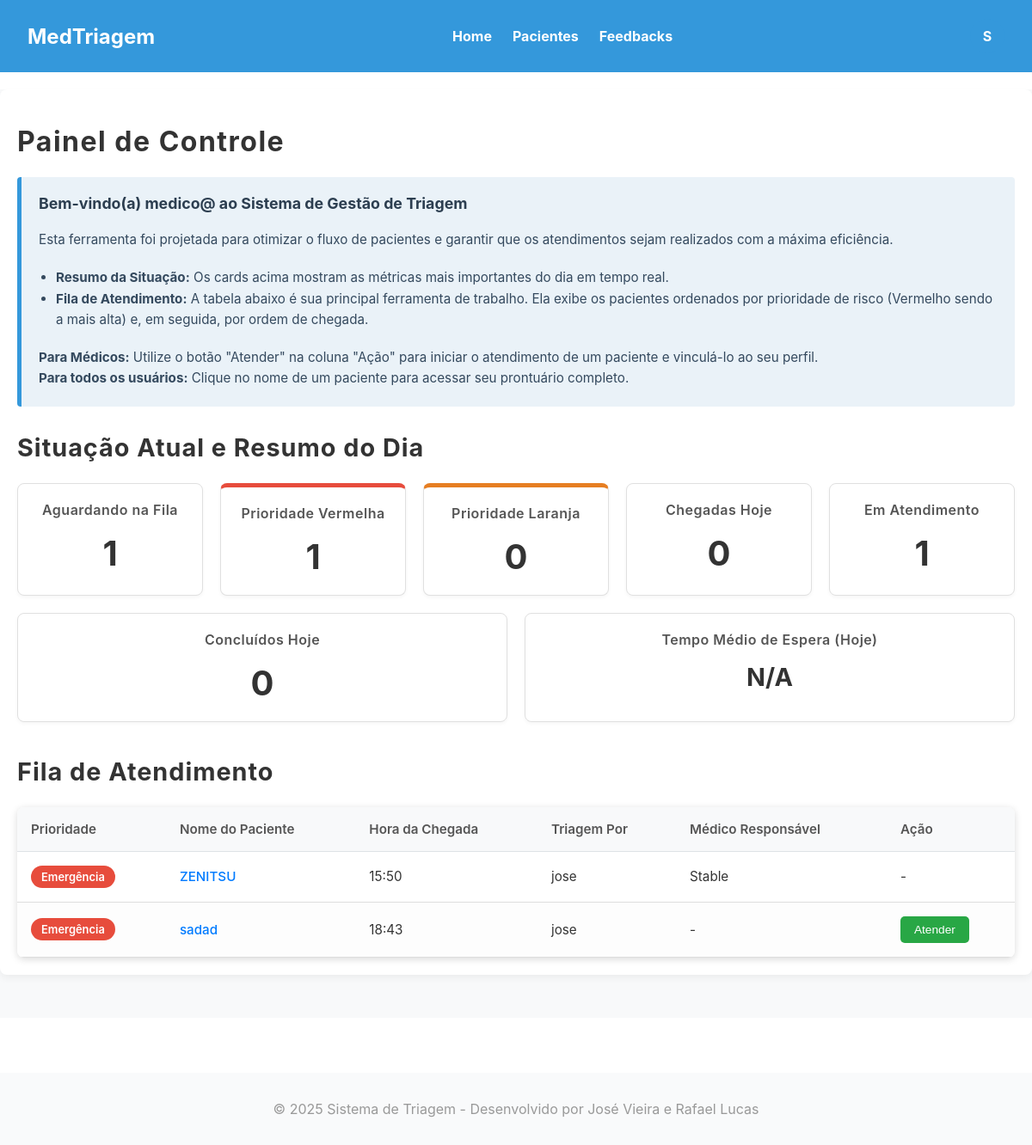
Page /master/home/ (signed in) on the earlier database version.
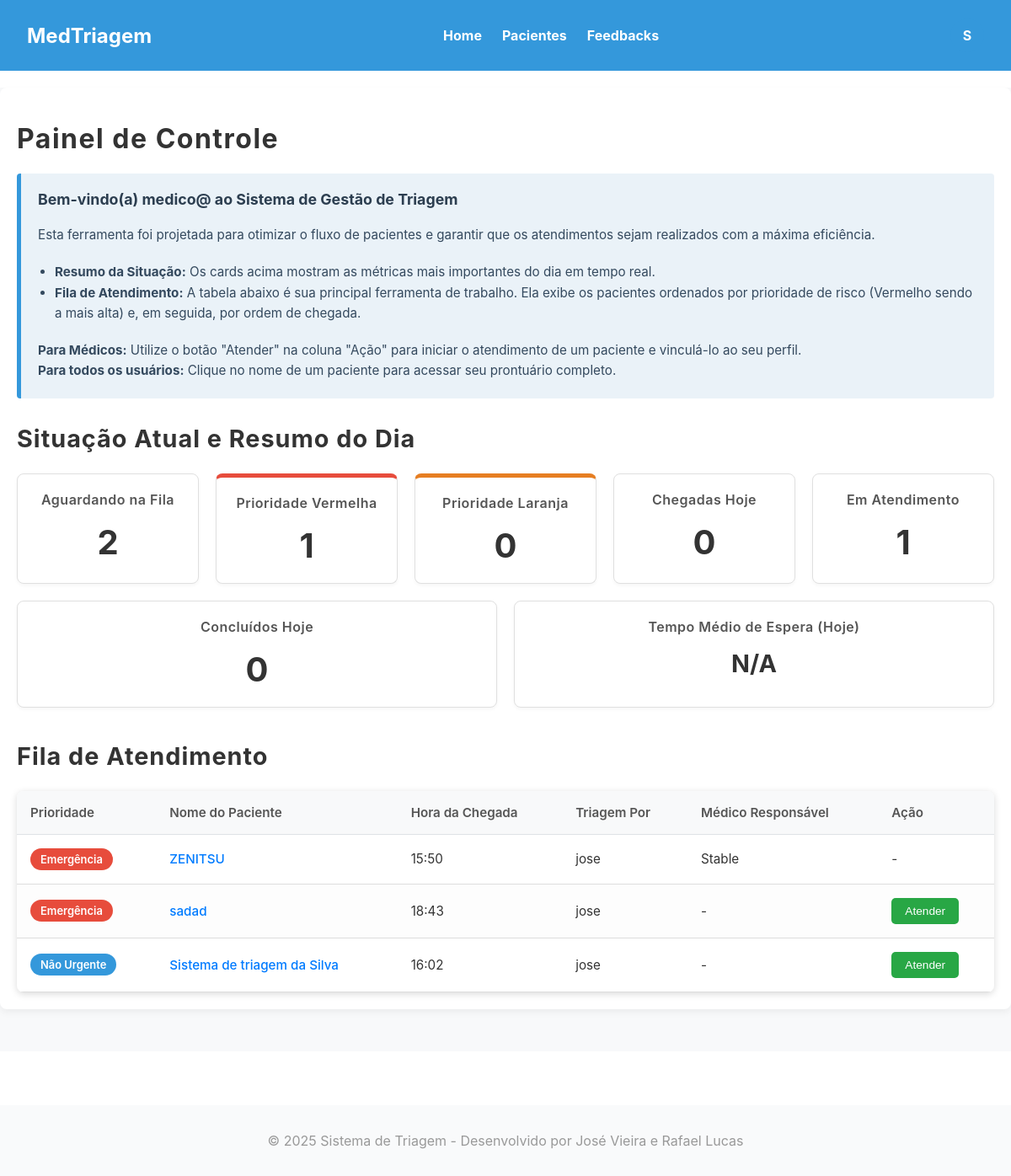
Same page on the later database version.
### triagem/models.py (models this page shows, shortened)
class Paciente(models.Model):
    Sexualidade = [
        ('Masculino', 'Masculino'),
        ('Feminino', 'Feminino'),
    ]
    Convenios = [
        ('SUS', 'SUS'),
        ('Unimed', 'Unimed'),
        ('Hapvida', 'Hapvida'),
        ('Amil', 'Amil'),
        ('Bradesco Saude', 'Bradesco Saude'),
    ]
    Status = [
        ('Aguardando', 'Aguardando'),
        ('Em atendimento', 'Em atendimento'),
        ('Concluido', 'Concluido'),
    ]
    Sintomas = [
        ('Dor_Toracica', 'Dor Torácica / Aperto no Peito'),
        ('Falta_de_Ar', 'Falta de Ar / Dificuldade para Respirar'),
        ('Alteracao_Neurologica_Grave', 'Alteração de Consciência / Convulsão / Confusão'),
        ('Sangramento_Ativo', 'Sangramento Ativo / Vômito ou Fezes com Sangue'),
        ('Febre', 'Febre / Calafrios'),
        ('Dor_de_Cabeca', 'Dor de Cabeça'),
        ('Tontura_MalEstar', 'Tontura / Fraqueza / Mal-estar Geral'),
        ('Sintomas_Respiratorios_Leves', 'Tosse / Espirros / Dor de Garganta'),
        ('Dor_Abdominal', 'Dor Abdominal / Cólica'),
        ('Sintomas_Gastrointestinais', 'Náusea / Vômito / Diarreia'),
        ('Lesao_Trauma', 'Lesão / Trauma / Queda Recente'),
        ('Dor_Locomotora', 'Dor Muscular / Articular / Lombar'),
        ('Reacao_Alergica_Pele', 'Reação Alérgica / Erupção na Pele / Inchaço'),
        ('Queixa_Urinaria', 'Queixa Urinária (Dor ao urinar / Sangue na urina)'),
        ('Outro', 'Outro'),
    ]
    Risco = [
        ('Vermelho', 'Emergência'),
        ('Laranja', 'Muito Urgente'),
        ('Amarelo', 'Urgente'),
        ('Verde', 'Pouco Urgente'),
        ('Azul', 'Não Urgente'),
    ]
    Profissionais = [
        ('Clinica Medica', 'Clinica Medica'),
        ('Ortopedia', 'Ortopedia'),
        ('Pediatria', 'Pediatria'),
        ('Cardiologia', 'Cardiologia'),
        ('Neurologia', 'Neurologia'),
    ]
    nome = models.CharField(max_length=100)
    data_nascimento = models.DateField(verbose_name="Data de Nascimento")
    sexo = models.CharField(choices=Sexualidade, max_length=50)
    cpf = models.CharField(unique=True, max_length=14)
    convenio = models.CharField(choices=Convenios, max_length=50)
    temperatura = models.FloatField(max_length=3)
    pressao_sistolica = models.CharField(max_length=3) # Valor maior
    pressao_diastolica = models.CharField(max_length=3) # Valor menor
    pulso = models.CharField(max_length=3)
    frequenciaRespiratoria = models.CharField(max_length=3)
    saturacao = models.CharField(max_length=3)
    glicemia = models.CharField(max_length=3)
    dor = models.IntegerField(validators=[MinValueValidator(0), MaxValueValidator(10)])
    queixa = models.CharField(max_length=1000)
    inicio_sintomas = models.DateField()
    sintomas_associados = models.CharField(choices=Sintomas, max_length=50)
    observacoes = models.CharField(blank=True, null=True, max_length=1000)
    classificacao = models.CharField(choices=Risco, max_length=50,blank=True, null=True)
    justificativa = models.CharField(blank=True, null=True)
    encaminhamento = models.CharField(choices=Profissionais, max_length=50,blank=True, null=True)
    status = models.CharField(max_length=20, choices=Status, default='Aguardando',blank=True, null=True)
    hora_chegada = models.DateTimeField(default=timezone.now, blank=True)
    hora_inicio_atendimento = models.DateTimeField(null=True, blank=True)
    hora_fim_atendimento = models.DateTimeField(null=True, blank=True)
    atendente = models.ForeignKey(settings.AUTH_USER_MODEL, on_delete=models.PROTECT, related_name='pacientes_criados')
    medico_responsavel = models.ForeignKey(settings.AUTH_USER_MODEL, on_delete=models.SET_NULL, related_name='pacientes_atendidos', null=True, blank=True)

class CustomUser(AbstractUser):
    class TipoUsuario(models.TextChoices):
        ATENDENTE = 'ATENDENTE', 'Atendente'
        MEDICO = 'MEDICO', 'Médico'
        ADMIN = 'ADMIN', 'Admin'
    Especializacoes = [
        ('CLINICA_GERAL', 'Clínica Geral'),
        ('CARDIOLOGIA', 'Cardiologia'),
        ('ORTOPEDIA', 'Ortopedia'),
        ('PEDIATRIA', 'Pediatria'),
        ('NEUROLOGIA', 'Neurologia'),
        ('OUTRA', 'Outra')
    ]
    nome_completo = models.CharField(max_length=255)
    email = models.EmailField(unique=True)
    cpf = models.CharField(max_length=14, unique=True)
    tipo_usuario = models.CharField(max_length=10, choices=TipoUsuario.choices, default=TipoUsuario.ATENDENTE)
    registro_profissional = models.CharField(max_length=20, blank=True, null=True)   # Permite que o valor seja nulo no banco
    especializacao = models.CharField(max_length=50, choices=Especializacoes,blank=True,null=True)
    USERNAME_FIELD = 'username'
    REQUIRED_FIELDS = ['email', 'nome_completo', 'cpf']

### triagem/views.py (the view, shortened to what this page needs)
# urls.py: path('home/', index_view, name='index'),
@login_required
def index_view(request):
    hoje = timezone.now().date()
    pacientes_aguardando = Paciente.objects.filter(status='Aguardando')
    total_aguardando = pacientes_aguardando.count()
    total_em_atendimento = Paciente.objects.filter(status='Em atendimento').count()
    vermelhos_aguardando = pacientes_aguardando.filter(classificacao='Vermelho').count()
    laranjas_aguardando = pacientes_aguardando.filter(classificacao='Laranja').count()
    chegadas_hoje = Paciente.objects.filter(hora_chegada__date=hoje).count()
    concluidos_hoje = Paciente.objects.filter(
        status='Concluido',
        hora_fim_atendimento__date=hoje
    ).count()
    pacientes_atendidos_hoje = Paciente.objects.filter(
        hora_inicio_atendimento__date=hoje,
        hora_chegada__isnull=False
    )
    tempo_total_espera = datetime.timedelta(0)
    tempo_medio_timedelta = None
    tempo_medio_formatado = "N/A"
    prioridade_classificacao = Case(
        When(classificacao='Vermelho', then=Value(1)),
        default=Value(6),
        output_field=IntegerField()
    )
    lista_pacientes_priorizada = Paciente.objects.exclude(status='Concluido').annotate(
        prioridade=prioridade_classificacao
    ).order_by('prioridade', 'hora_chegada')
    context = {
        'total_aguardando': total_aguardando,
        'total_em_atendimento': total_em_atendimento,
        'concluidos_hoje': concluidos_hoje,
        'chegadas_hoje': chegadas_hoje,
        'vermelhos_aguardando': vermelhos_aguardando,
        'laranjas_aguardando': laranjas_aguardando,
        'tempo_medio_espera': tempo_medio_formatado, # <-- Enviando o valor formatado
        'pacientes': lista_pacientes_priorizada,
    }
    return render(request, 'site/index.html', context)

### triagem/templates/site/index.html (shortened to what the changed rows need)
{% load static %}
<!DOCTYPE html>
<html lang="pt-br">
<head>
    <link rel="stylesheet" href="{% static 'front/css/base.css' %}?v=2">
    <link rel="stylesheet" href="{% static 'front/css/index.css' %}?v=2">
</head>
<body>
    <header>
        <h1><a href="{% url 'hosp:index' %}">MedTriagem</a></h1>
    </header>
    <main>
        <div class="container">
            <h1>Painel de Controle</h1>
            <h2>Situação Atual e Resumo do Dia</h2>
            <div class="summary-container">
                <div class="summary-card">
                    <h3>Aguardando na Fila</h3>
                    <p class="count">{{ total_aguardando }}</p>
                </div>
            </div>
            <h2>Fila de Atendimento</h2>
            <table class="patient-table">
                <thead>
                    <tr>
                        <th>Prioridade</th>
                        <th>Nome do Paciente</th>
                        <th>Hora da Chegada</th>
                        <th>Triagem Por</th>
                        <th>Médico Responsável</th>
                        <th>Ação</th>
                    </tr>
                </thead>
                <tbody>
                    {% for paciente in pacientes %}
                    <tr>
                        <td>
                            <span class="badge {{ paciente.classificacao|lower }}">
                                {{ paciente.get_classificacao_display }}
                            </span>
                        </td>
                        <td><a href="{% url 'hosp:mostrar' pk=paciente.pk %}">{{ paciente.nome }}</a></td>
                        <td>{{ paciente.hora_chegada|date:"H:i"|default:"--:--" }}</td>
                        <td>{{ paciente.atendente.nome_completo|default:"N/A" }}</td>
                        <td>
                            {% if paciente.medico_responsavel %}
                                {{ paciente.medico_responsavel.nome_completo }}
                            {% else %}
                                -
                            {% endif %}
                        </td>
                        <td>
                            {% if user.tipo_usuario == 'MEDICO' and paciente.status == 'Aguardando' %}
                                <form action="{% url 'hosp:mudar_status' pk=paciente.pk %}" method="post" style="display: inline;">
                                    <button type="submit" class="action-button">Atender</button>
                                </form>
                            {% else %}
                                -
                            {% endif %}
                        </td>
                    </tr>
                    {% empty %}
                    <tr>
                        <td colspan="6" style="text-align: center; padding: 20px;">Nenhum paciente na fila.</td>
                    </tr>
                    {% endfor %}
                </tbody>
            </table>
        </div>
    </main>
</body>
</html>

Differences in the rows shown:
added Paciente: classificacao "Não Urgente", nome "Sistema de triagem da Silva", hora_chegada "16:02", atendente.nome_completo "jose", status "Atender"
Other differences:
{{ total_aguardando }}: "1" → "2"
